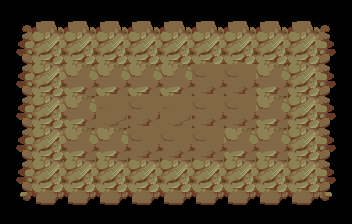

This game map was drawn from its Tiled (.tmx) file and the tilesets committed beside it. A one-line description and the full map source follow:
An orthogonal 11x7 tile map with 32x32 px tiles, 1 tile layer (DesertTiles) and 3 objects (SpawnPoint).

<map version="1.9" tiledversion="1.9.2" orientation="orthogonal" renderorder="right-down" width="11" height="7" tilewidth="32" tileheight="32" infinite="0" nextlayerid="6" nextobjectid="14">
 <editorsettings>
  <export target="DesertMap.json" format="json" />
 </editorsettings>
 <tileset firstgid="1" name="GroundTiles" tilewidth="32" tileheight="32" tilecount="16" columns="4">
  <image source="DesertMap.png" width="128" height="128" />
 </tileset>
 <layer id="1" name="DesertTiles" width="11" height="7">
  <data encoding="csv">
1,2,2,2,2,2,2,2,2,2,4,
5,6,6,6,6,6,6,6,6,6,8,
5,6,7,7,7,7,10,10,7,6,8,
5,6,7,11,10,11,10,10,7,6,8,
5,6,7,7,10,10,10,7,7,6,8,
5,6,6,6,6,6,6,6,6,6,8,
13,14,14,14,14,14,14,14,14,14,16
</data>
 </layer>
 <objectgroup id="5" name="Items">
  <object id="12" gid="9" x="239.101" y="142.095" width="32" height="32">
   <properties>
    <property name="spriteOriginX" type="float" value="16" />
    <property name="spriteOriginY" type="float" value="25" />
   </properties>
  </object>
  <object id="13" gid="9" x="46.0777" y="110.087" width="32" height="32">
   <properties>
    <property name="spriteOriginX" type="float" value="16" />
    <property name="spriteOriginY" type="float" value="25" />
   </properties>
  </object>
 </objectgroup>
 <objectgroup id="2" name="SpawnPlaceholders">
  <object id="3" name="Actor_Hero" class="SpawnPoint" x="176" y="110">
   <point />
  </object>
 </objectgroup>
</map>